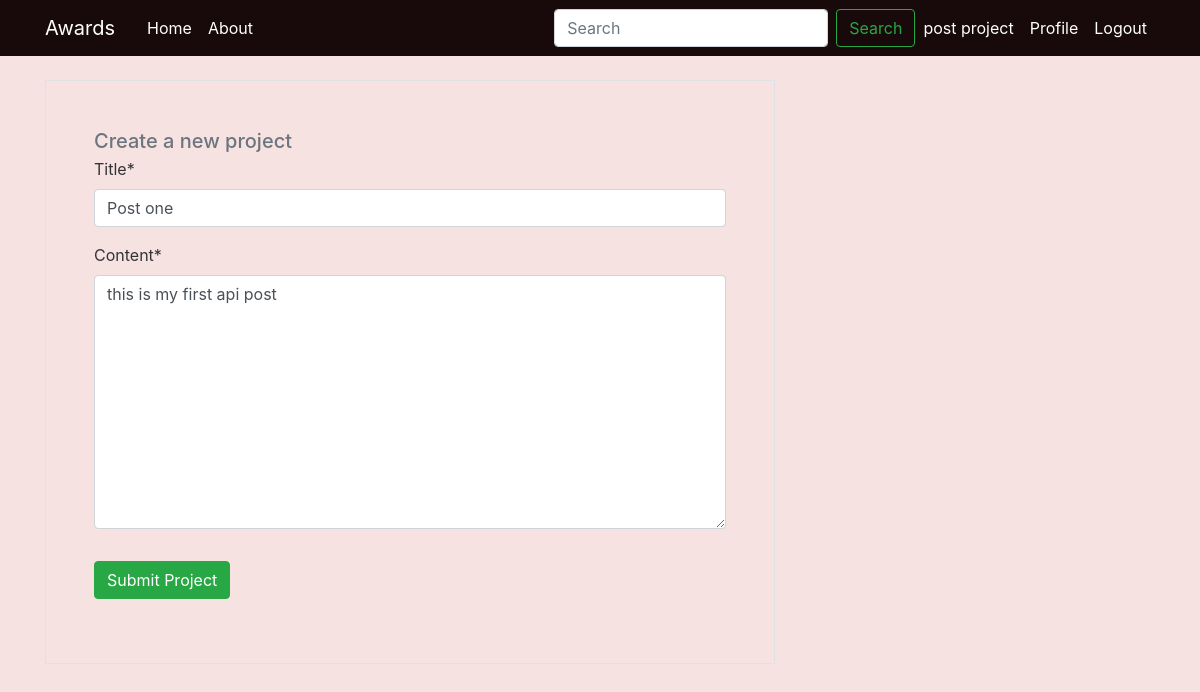
The app's page /post/update/1/ (signed in), older data.
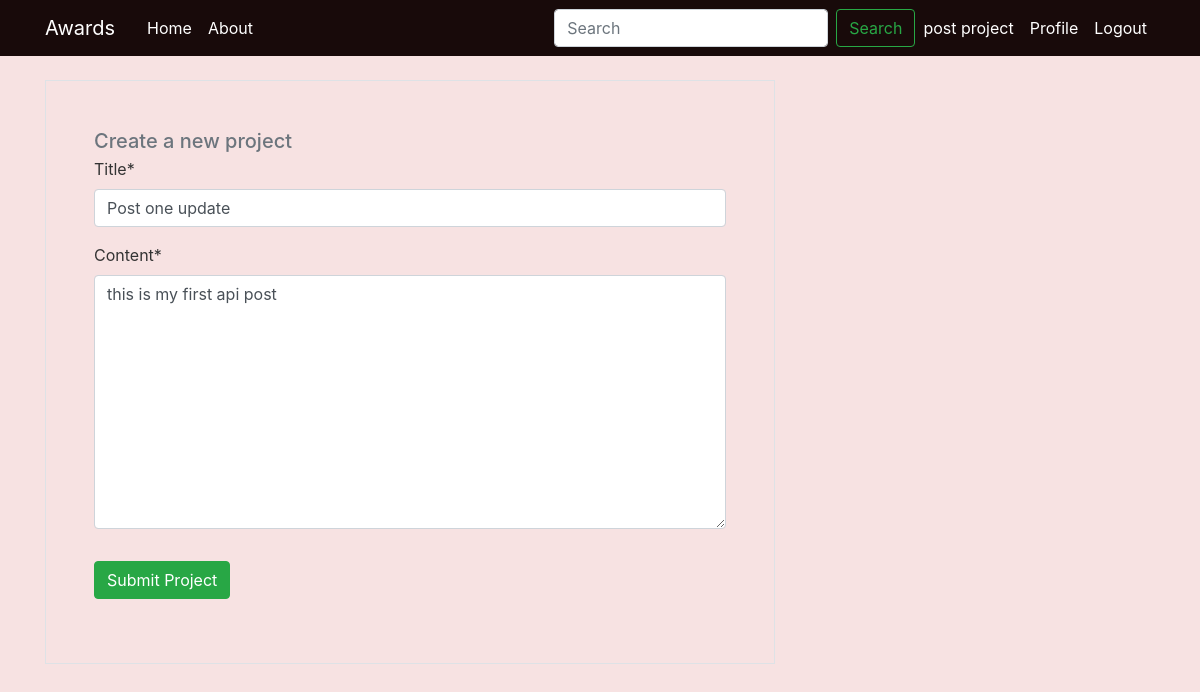
The same page, newer data.
### portfolio/models.py (models this page shows, shortened)
class Post(models.Model):
    title = models.CharField(max_length=100)
    content = models.TextField()
    date_posted = models.DateTimeField(default=timezone.now)
    author = models.ForeignKey(User, on_delete=models.CASCADE)
    image = CloudinaryField('image')
    link = models.CharField(default='',max_length=250)

### portfolio/views.py (the view, shortened to what this page needs)
# urls.py: path('post/update/<int:pk>/', PostUpdateView.as_view(), name='portfolio-update'),
class PostUpdateView(LoginRequiredMixin, UpdateView):
    model = Post
    fields = ['title', 'content']

### portfolio/templates/portfolio/post_form.html (shortened to what this page needs)
{% extends "portfolio/base.html"%}
{% load cloudinary %}
{% load crispy_forms_tags %}
{% block content%}
    <form method="POST" class="border p-5" enctype="multipart/form-data">
        <fieldset class="form-group">
            <h1 class="h5 mb-1 text-muted">Create a new project</h1>
            {{ form|crispy }}
        </fieldset>
        <div class="form-group">
            <button class="btn btn-success text-white" type="submit">Submit Project</button>
        </div>
    </form>
{% endblock content%}

Row changes from the older to the newer data that the page shows:
changed Post "this is my first api post": title "Post one" → "Post one update"
